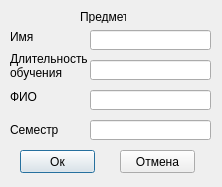
<?xml version="1.0" encoding="UTF-8"?>
<ui version="4.0">
 <class>Dialog_2</class>
 <widget class="QDialog" name="Dialog_2">
  <property name="geometry">
   <rect>
    <x>0</x>
    <y>0</y>
    <width>222</width>
    <height>187</height>
   </rect>
  </property>
  <property name="windowTitle">
   <string>Предмет</string>
  </property>
  <widget class="QLineEdit" name="lineEdit_dur">
   <property name="geometry">
    <rect>
     <x>90</x>
     <y>60</y>
     <width>121</width>
     <height>20</height>
    </rect>
   </property>
  </widget>
  <widget class="QLabel" name="label">
   <property name="geometry">
    <rect>
     <x>10</x>
     <y>30</y>
     <width>46</width>
     <height>13</height>
    </rect>
   </property>
   <property name="text">
    <string>Имя</string>
   </property>
  </widget>
  <widget class="QLabel" name="label_2">
   <property name="geometry">
    <rect>
     <x>10</x>
     <y>90</y>
     <width>46</width>
     <height>13</height>
    </rect>
   </property>
   <property name="text">
    <string>ФИО</string>
   </property>
  </widget>
  <widget class="QLabel" name="label_3">
   <property name="geometry">
    <rect>
     <x>10</x>
     <y>40</y>
     <width>81</width>
     <height>51</height>
    </rect>
   </property>
   <property name="text">
    <string>Длительность обучения</string>
   </property>
   <property name="wordWrap">
    <bool>true</bool>
   </property>
  </widget>
  <widget class="QLineEdit" name="lineEdit_fio">
   <property name="geometry">
    <rect>
     <x>90</x>
     <y>90</y>
     <width>121</width>
     <height>20</height>
    </rect>
   </property>
  </widget>
  <widget class="QLineEdit" name="lineEdit_name">
   <property name="geometry">
    <rect>
     <x>90</x>
     <y>30</y>
     <width>121</width>
     <height>20</height>
    </rect>
   </property>
  </widget>
  <widget class="QLabel" name="label_4">
   <property name="geometry">
    <rect>
     <x>10</x>
     <y>120</y>
     <width>81</width>
     <height>20</height>
    </rect>
   </property>
   <property name="text">
    <string>Семестр</string>
   </property>
   <property name="wordWrap">
    <bool>true</bool>
   </property>
  </widget>
  <widget class="QLineEdit" name="lineEdit_semestr">
   <property name="geometry">
    <rect>
     <x>90</x>
     <y>120</y>
     <width>121</width>
     <height>20</height>
    </rect>
   </property>
  </widget>
  <widget class="QPushButton" name="pushButton">
   <property name="geometry">
    <rect>
     <x>20</x>
     <y>150</y>
     <width>75</width>
     <height>23</height>
    </rect>
   </property>
   <property name="text">
    <string>Ок</string>
   </property>
  </widget>
  <widget class="QPushButton" name="pushButton_2">
   <property name="geometry">
    <rect>
     <x>120</x>
     <y>150</y>
     <width>75</width>
     <height>23</height>
    </rect>
   </property>
   <property name="text">
    <string>Отмена</string>
   </property>
  </widget>
  <widget class="QLabel" name="label_5">
   <property name="geometry">
    <rect>
     <x>80</x>
     <y>10</y>
     <width>46</width>
     <height>13</height>
    </rect>
   </property>
   <property name="text">
    <string>Предмет</string>
   </property>
  </widget>
 </widget>
 <resources/>
 <connections/>
</ui>
